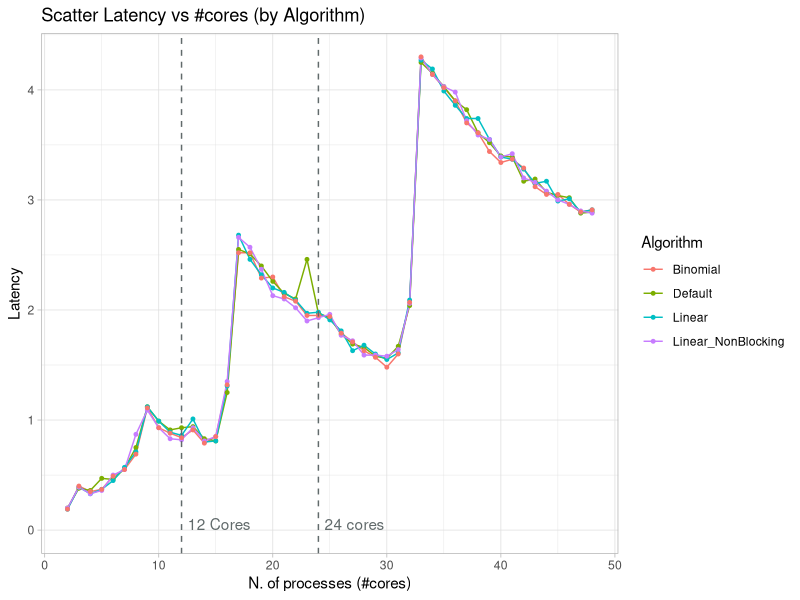

The R script that drew this image:
## ---- chunk 1
knitr::opts_chunk$set(echo = TRUE)
library(ggplot2)
library(dplyr)
library(tidyverse)
library(patchwork)
## ---- chunk 2
scatter_default.df<- read.csv(file = "scatter_default.csv")
scatter_linear.df<- read.csv(file = "scatter_linear.csv")
scatter_linear_NonBlocking.df<- read.csv(file = "scatter_linearNonBlocking.csv")
scatter_binomial.df<- read.csv(file = "scatter_binomial.csv")
## ---- chunk 3
scatter.df<- rbind(scatter_default.df,scatter_linear.df,scatter_linear_NonBlocking.df,scatter_binomial.df)
## ---- chunk 4
scatter.df %>% filter(Allocation == "core") %>% filter(MessageSize==2) %>%
  ggplot(aes(x = Processes, y = Latency, color = Algorithm)) +
    geom_line(linetype = 1) +
    geom_point(size=1)+
    #geom_abline(slope = 0.19, intercept = -0.19, color = "red")+
    geom_vline(xintercept = c(12, 24), linetype = "dashed", color = "#616A6B")+
    annotate("text", x = c(12,24), y = c(0,0), label = c("12 Cores","24 cores"), vjust = 0, hjust = -0.1,color="#616A6B")+
    #scale_color_manual(values = c("#27AE60","#E67E22","#3498DB","#8E44AD","")) +
    xlim(2, 48) +
    labs(x = 'N. of processes (#cores)',
         y = 'Latency',
         title = 'Scatter Latency vs #cores (by Algorithm)',
         color = 'Algorithm')+
    theme_light()
